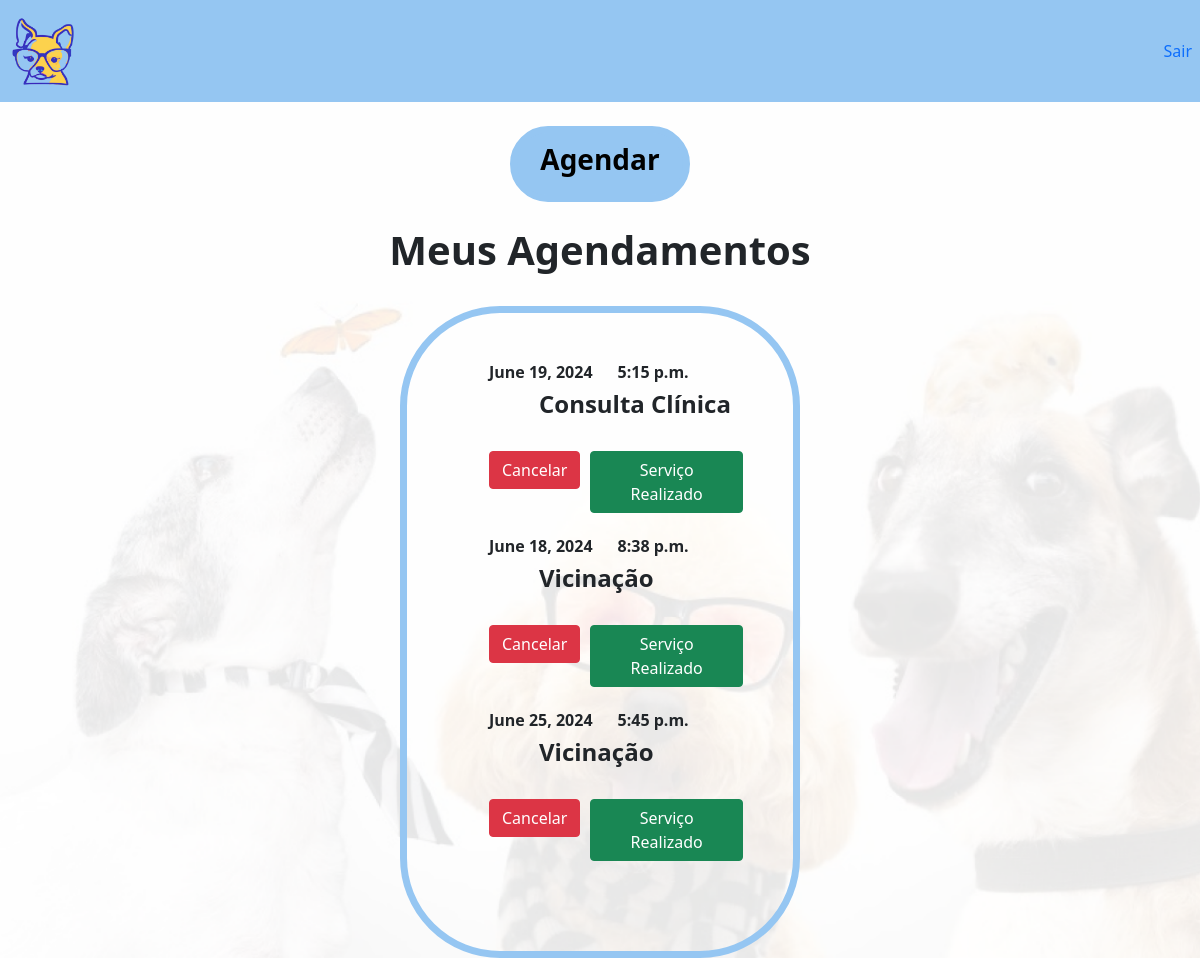
Before: /visualizar_agendamentos/ (signed in) with the older database file.
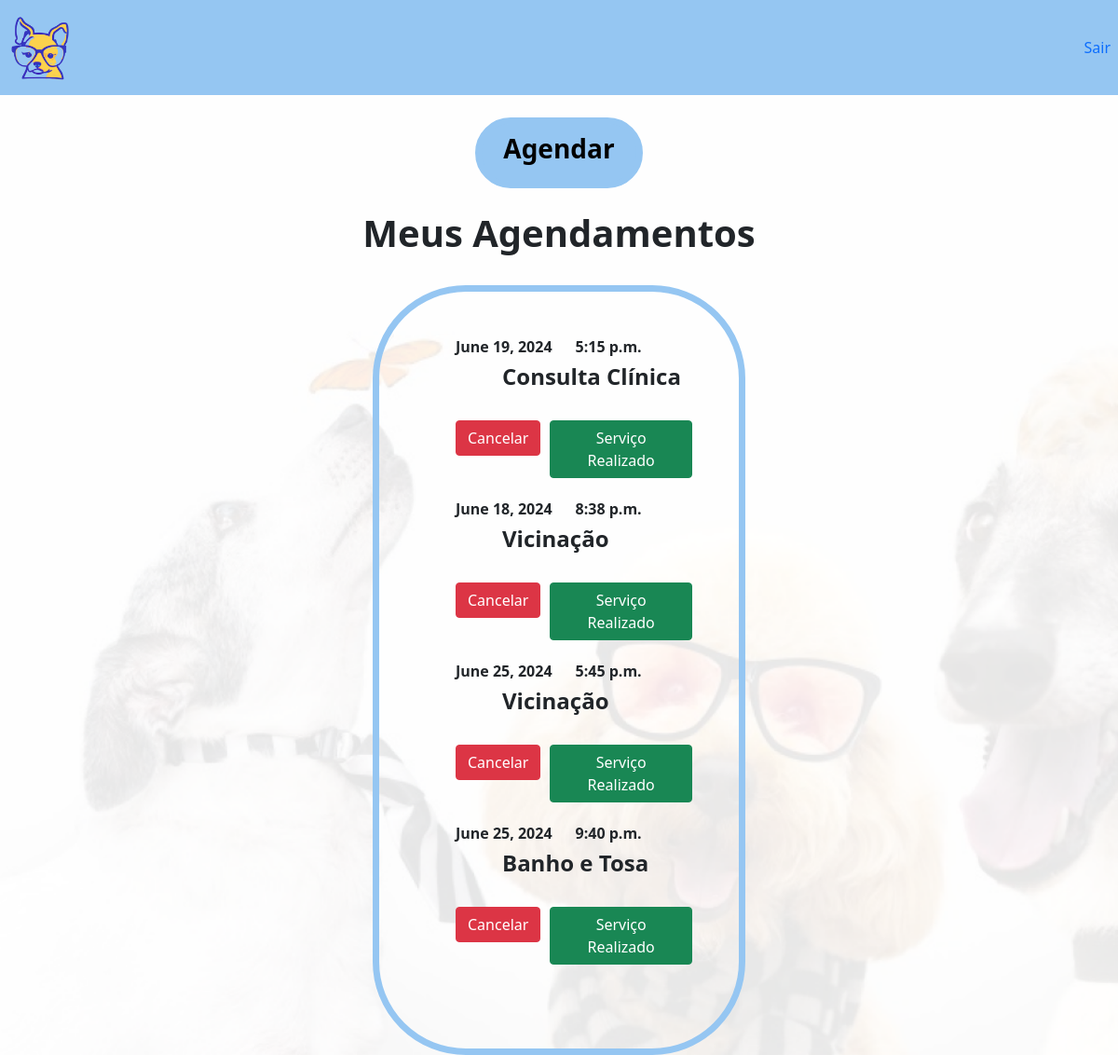
After: the same page with the newer database file.
### Aplicativo/models.py (models this page shows, shortened)
class AgendamentoModel(models.Model):
    STATUS_CHOICES = [
        ('aberto', 'Aberto'),
        ('fechado', 'Fechado'),
        ('cancelado', 'Cancelado'),
    ]
    tutor = models.ForeignKey(User, on_delete=models.CASCADE, default=1)
    animal = models.ForeignKey('cadastroAnimalModel', on_delete=models.CASCADE, default=1)
    servico = models.ForeignKey(ServicoModel, on_delete=models.CASCADE, default=1)
    data = models.DateField(default='2024-01-01')  # Valor padrão temporário
    horario = models.TimeField(default='12:00')  # Valor padrão temporário
    status = models.CharField(max_length=10, choices=STATUS_CHOICES, default='aberto')

class ServicoModel(models.Model):
    nome = models.CharField(max_length=200, unique=True, default='Serviço Temporário')

### Aplicativo/views.py (the view)
# urls.py: path('visualizar_agendamentos/', views.visualizar_agendamentos, name='visualizar_agendamentos'),
def visualizar_agendamentos(request):
    tutor_id = request.user.id
    agendamentos = AgendamentoModel.objects.filter(tutor_id=tutor_id, status='aberto')
    return render(request, 'visualizar_agendamentos.html', {'agendamentos': agendamentos})

### Aplicativo/templates/visualizar_agendamentos.html (shortened to what this page needs)
<!DOCTYPE html>
<html lang="en">
<head>
{% load static %}
<link rel="stylesheet" type="text/css" href="{% static 'css/index.css' %}">
<link rel="stylesheet" type="text/css" href="{% static 'css/cadastroServicos.css' %}">
<link href="https://cdn.jsdelivr.net/npm/bootstrap@5.0.2/dist/css/bootstrap.min.css" rel="stylesheet"
integrity="sha384-EVSTQN3/azprG1Anm3QDgpJLIm9Nao0Yz1ztcQTwFspd3yD65VohhpuuCOmLASjC">
</head>
<body>
    <nav class="navbar navbar-expand-lg custom-bg">
        <div class="collapse navbar-collapse" id="navbarNav">
            <ul class="navbar-nav">
                <li class="nav-item">
                    <a class="nav-link active left-link" aria-current="page" href="{% url 'agenda_cliente' %}">
                        <img src='{% static "Aplicativo/media/logo.png"%}' class="img">
                    </a>
                </li>
            </ul>
            <ul class="navbar-nav ms-auto">
                <li class="nav-item">
                    <a class="nav-link" href="{% url 'home_cliente' %}">Sair</a>
                </li>
            </ul>
        </div>
    </nav>
    <br>
    <div class="container">
        <a href="{% url 'agendamento_cliente' %}"><button class="custom-btn"><h3><b>Agendar</b></h3></button></a>
    </div>
    <br>
    <h1 class="text-center"><b>Meus Agendamentos</b></h1><br>
    <div class="container-wrapper">
        <div class="custom-container">
            <ul>
                {% for agendamento in agendamentos %}
                    <div class="agendamento-item">
                        <h6><b>{{ agendamento.data }}</b><b>&nbsp;&nbsp;&nbsp;&nbsp;&nbsp;&nbsp;{{ agendamento.horario }}</b></h6>
                        <div class="agendamento">
                            <h4 class="text" style="margin-left: 50px;"><b>{{ agendamento.servico.nome }}</b></h4>
                        </div>
                        <br>
                        <div class="action-btns">
                            <form action="{% url 'cancelar_agendamento' agendamento.id %}" method="post" style="display:inline;">
                                <button type="submit" class="btn btn-danger">Cancelar</button>
                            </form>
                            <form action="{% url 'fechar_agendamento' agendamento.id %}" method="post" style="display:inline;">
                                <button type="submit" class="btn btn-success">Serviço Realizado</button>
                            </form>
                        </div>
                    </div>
                    <br>
                {% empty %}
                    <li>Nenhum agendamento em aberto encontrado.</li>
                {% endfor %}
            </ul>
        </div>
    </div>
</body>
</html>

Changed rows visible on the page:
added AgendamentoModel: data "June 25, 2024", horario "9:40 p.m.", servico.nome "Banho e Tosa"
